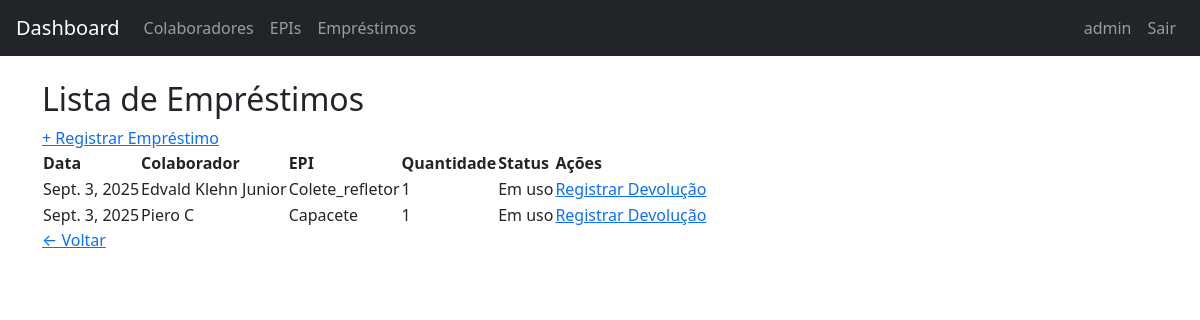
The app's page /emprestimos/ (signed in) with its own data.
### appEpi/models.py (models this page shows, shortened)
class Emprestimo(models.Model):
    colaborador = models.ForeignKey(Colaborador, on_delete=models.CASCADE)
    epi = models.ForeignKey(Epi, on_delete=models.CASCADE)
    data_emprestimo = models.DateField(auto_now_add=True)
    quantidade = models.PositiveIntegerField(default=1)
    status_choices = [
        ('Em uso', 'Em uso'),
        ('Devolvido', 'Devolvido'),
    ]
    status = models.CharField(max_length=10, choices=status_choices, default='Em uso')

class Colaborador(models.Model):
    nome = models.CharField(max_length=100)
    cpf = models.CharField(max_length=14, unique=True)
    funcao = models.CharField(max_length=100, default='Desconhecida')
    setor = models.CharField(max_length=100)

class Epi(models.Model):
    nome = models.CharField(max_length=100)
    descricao = models.TextField(blank=True, null=True)
    validade = models.DateField(blank=True, null=True)
    quantidade = models.PositiveIntegerField(default=0)

### appEpi/views.py (the view)
# urls.py: path('emprestimos/', views.listar_emprestimos, name='listar_emprestimos'),
@login_required
def listar_emprestimos(request):
    emprestimos = Emprestimo.objects.select_related('colaborador', 'epi').all()
    return render(request, 'emprestimos/listar.html', {'emprestimos': emprestimos})

### appEpi/templates/emprestimos/listar.html
{% extends 'base.html' %}
{% block content %}
<h2>Lista de Empréstimos</h2>
<a href="{% url 'registrar_emprestimo' %}">+ Registrar Empréstimo</a>
<table>
    <thead>
        <tr>
            <th>Data</th>
            <th>Colaborador</th>
            <th>EPI</th>
            <th>Quantidade</th>
            <th>Status</th>
            <th>Ações</th>
        </tr>
    </thead>
    <tbody>
        {% for e in emprestimos %}
        <tr>
            <td>{{ e.data_emprestimo }}</td>
            <td>{{ e.colaborador.nome }}</td>
            <td>{{ e.epi.nome }}</td>
            <td>{{ e.quantidade }}</td>
            <td>{{ e.status }}</td>
            <td>
                {% if e.status == 'Em uso' %}
                <a href="{% url 'registrar_devolucao' e.id %}">Registrar Devolução</a>
                {% else %}
                -
                {% endif %}
            </td>
        </tr>
        {% endfor %}
    </tbody>
</table>
<a href="{% url 'dashboard' %}">← Voltar</a>
{% endblock %}

### appEpi/templates/base.html (shortened to what this page needs)
<!DOCTYPE html>
<html lang="pt-br">
<head>
    <link rel="stylesheet" href="https://cdn.jsdelivr.net/npm/bootstrap@5.3.3/dist/css/bootstrap.min.css">
</head>
<body>
    <nav class="navbar navbar-expand-lg navbar-dark bg-dark px-3">
        <a class="navbar-brand" href="{% url 'home' %}">Dashboard</a>
        <div class="collapse navbar-collapse">
            <ul class="navbar-nav me-auto">
                <li class="nav-item"><a class="nav-link" href="{% url 'listar_colaboradores' %}">Colaboradores</a></li>
                <li class="nav-item"><a class="nav-link" href="{% url 'listar_epis' %}">EPIs</a></li>
                <li class="nav-item"><a class="nav-link" href="{% url 'listar_emprestimos' %}">Empréstimos</a></li>
            </ul>
            <ul class="navbar-nav">
                {% if user.is_authenticated %}
                    <li class="nav-item"><a class="nav-link" href="#">{{ user.username }}</a></li>
                    <li class="nav-item"><a class="nav-link" href="{% url 'logout' %}">Sair</a></li>
                {% else %}
                    <li class="nav-item"><a class="nav-link" href="{% url 'login' %}">Login</a></li>
                {% endif %}
            </ul>
        </div>
    </nav>
    <div class="container mt-4">
        {% block content %}
        {% endblock %}
    </div>
</body>
</html>

### records on screen
Emprestimo: data_emprestimo "Sept. 3, 2025", colaborador.nome "Edvald Klehn Junior", epi.nome "Colete_refletor", quantidade "1", status "Em uso", shows "Registrar Devolução"
Emprestimo: data_emprestimo "Sept. 3, 2025", colaborador.nome "Piero C", epi.nome "Capacete", quantidade "1", status "Em uso", shows "Registrar Devolução"

### other values on screen
{{ user.username }} "admin"
